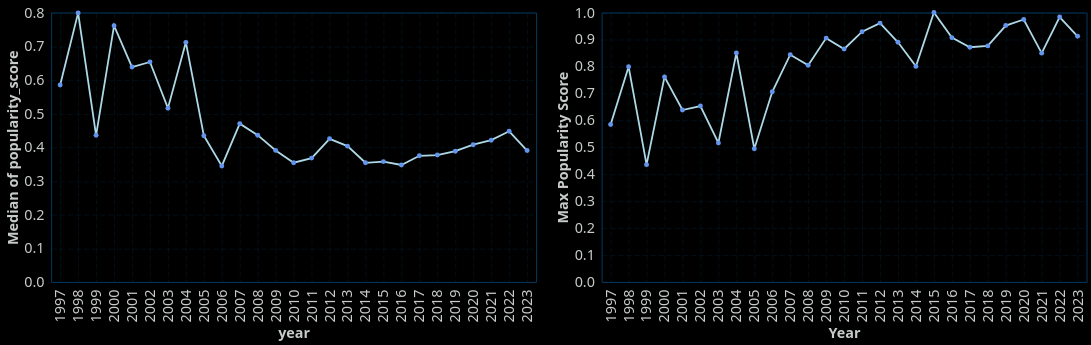

Here is the Vega-Lite specification saved for this chart:
### Vega-Lite specification from a JSON file in a GitHub repository (floating-point values rounded to 4 significant figures; data arrays with more than 128 entries replaced by an {"elided": "..."} marker saying what was removed)
{"config": {"view": {"continuousWidth": 400, "continuousHeight": 300, "stroke": "#043f6b", "strokeWidth": 1}, "background": "#000000", "mark": {"color": "#6495ED"}, "arc": {"fill": "#6495ED"}, "area": {"fill": "#6495ED", "line": true, "fillOpacity": 0.1}, "line": {"stroke": "#6495ED", "strokeWidth": 2}, "path": {"stroke": "#6495ED"}, "rect": {"fill": "#6495ED"}, "shape": {"stroke": "#6495ED"}, "symbol": {"fill": "#6495ED"}, "title": {"color": "#C7CCC9", "anchor": "start", "dy": -15, "fontSize": 16, "font": "IBM Plex Sans,system-ui,-apple-system,BlinkMacSystemFont,\".sfnstext-regular\",sans-serif", "fontWeight": 600}, "axisBand": {"grid": false}, "axis": {"labelColor": "#C7CCC9", "labelFontSize": 16, "labelFont": "IBM Plex Sans Condensed, system-ui, -apple-system, BlinkMacSystemFont, \".SFNSText-Regular\", sans-serif", "labelFontWeight": 400, "titleColor": "#C7CCC9", "titleFontWeight": 600, "titleFontSize": 16, "grid": true, "gridColor": "#043f6b", "labelAngle": 0, "domainColor": null, "tickColor": null, "labelPadding": 2, "tickSize": 6, "tickWidth": 0.5, "gridOpacity": 1, "gridZ": 1}, "axisX": {"gridDash": [6, 3], "gridWidth": 0.25, "gridColor": "#043f6b", "labelAngle": 0}, "axisY": {"gridDash": [6, 3], "gridWidth": 0.25, "gridColor": "#043f6b"}, "layer": {"grid": 1, "mark": 0}, "legend": {"labelFontSize": 11, "padding": 1, "symbolType": "square", "labelColor": "#C7CCC9", "titleColor": "#C7CCC9"}, "style": {"guide-label": {"font": "IBM Plex Sans,system-ui,-apple-system,BlinkMacSystemFont,\".sfnstext-regular\",sans-serif", "fill": "#C7CCC9", "fontWeight": 400}, "guide-title": {"font": "IBM Plex Sans,system-ui,-apple-system,BlinkMacSystemFont,\".sfnstext-regular\",sans-serif", "fill": "#C7CCC9", "fontWeight": 400}}, "range": {"category": ["#33a8c7ff", "#52e3e1ff", "#a0e426ff", "#fdf148ff", "#ffab00ff", "#f77976ff", "#f050aeff", "#d883ffff", "#9336fdff"]}}, "hconcat": [{"data": {"name": "data-2acf6c080aceef3c1684bf9fbed60134"}, "mark": {"type": "line", "color": "lightblue", "point": true}, "encoding": {"tooltip": [{"field": "year", "type": "quantitative"}, {"aggregate": "median", "field": "popularity_score", "type": "quantitative"}], "x": {"axis": {"labelAngle": 270}, "field": "year", "type": "ordinal"}, "y": {"aggregate": "median", "field": "popularity_score", "type": "quantitative"}}}, {"data": {"name": "data-01e38e94385789ffd69c9ae9ded23d18"}, "mark": {"type": "line", "color": "lightblue", "point": true}, "encoding": {"tooltip": [{"field": "name", "type": "nominal"}, {"field": "year", "type": "ordinal"}, {"field": "popularity_score", "type": "quantitative"}], "x": {"axis": {"labelAngle": 270}, "field": "year", "title": "Year", "type": "ordinal"}, "y": {"field": "popularity_score", "title": "Max Popularity Score", "type": "quantitative"}}}], "$schema": "https://vega.github.io/schema/vega-lite/v5.20.1.json", "datasets": {"data-2acf6c080aceef3c1684bf9fbed60134": {"elided": "4703 records"}, "data-01e38e94385789ffd69c9ae9ded23d18": [{"name": "POSTAL", "year": 1997, "popularity_score": 0.5848}, {"name": "Half-Life", "year": 1998, "popularity_score": 0.7991}, {"name": "Legacy of Kain: Soul Reaver", "year": 1999, "popularity_score": 0.4355}, {"name": "Counter-Strike", "year": 2000, "popularity_score": 0.7611}, {"name": "Half-Life: Blue Shift", "year": 2001, "popularity_score": 0.6382}, {"name": "Mafia", "year": 2002, "popularity_score": 0.6532}, {"name": "Day of Defeat", "year": 2003, "popularity_score": 0.5162}, {"name": "Half-Life 2", "year": 2004, "popularity_score": 0.8497}, {"name": "Sid Meier's Pirates!", "year": 2005, "popularity_score": 0.4944}, {"name": "Psychonauts", "year": 2006, "popularity_score": 0.7059}, {"name": "Team Fortress 2", "year": 2007, "popularity_score": 0.8438}, {"name": "Grand Theft Auto: San Andreas", "year": 2008, "popularity_score": 0.8047}, {"name": "Left 4 Dead 2", "year": 2009, "popularity_score": 0.9052}, {"name": "Fallout: New Vegas", "year": 2010, "popularity_score": 0.8647}, {"name": "Terraria", "year": 2011, "popularity_score": 0.929}, {"name": "Counter-Strike: Global Offensive", "year": 2012, "popularity_score": 0.9609}, {"name": "PAYDAY 2", "year": 2013, "popularity_score": 0.8897}, {"name": "The Binding of Isaac: Rebirth", "year": 2014, "popularity_score": 0.8002}, {"name": "Grand Theft Auto V", "year": 2015, "popularity_score": 1.0}, {"name": "Stardew Valley", "year": 2016, "popularity_score": 0.9069}, {"name": "Hollow Knight", "year": 2017, "popularity_score": 0.8713}, {"name": "Monster Hunter: World", "year": 2018, "popularity_score": 0.8763}, {"name": "Red Dead Redemption 2", "year": 2019, "popularity_score": 0.9517}, {"name": "Cyberpunk 2077", "year": 2020, "popularity_score": 0.9744}, {"name": "Halo Infinite", "year": 2021, "popularity_score": 0.8495}, {"name": "ELDEN RING", "year": 2022, "popularity_score": 0.9835}, {"name": "Hogwarts Legacy", "year": 2023, "popularity_score": 0.9121}]}}
